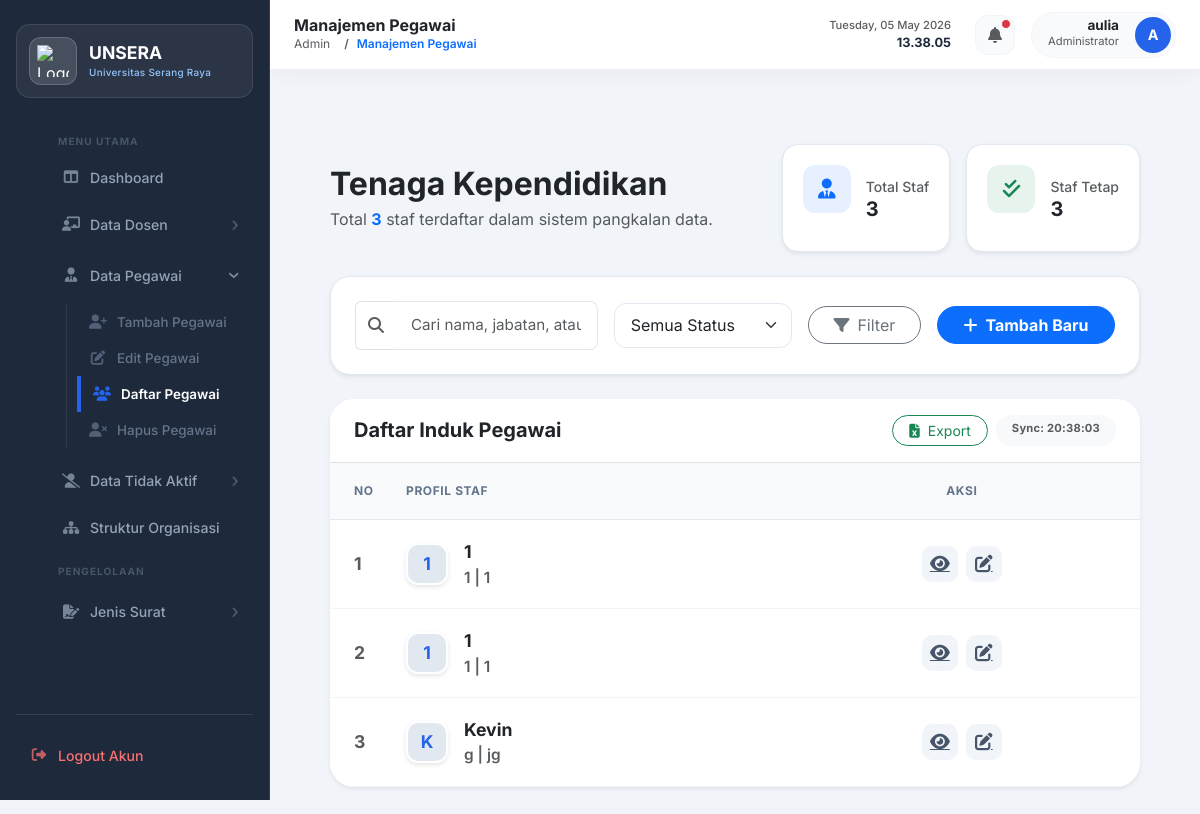
The app's page /data_pegawai.php (signed in) with its own data.
### tables this page shows
CREATE TABLE `pegawai` (
  `id` int NOT NULL AUTO_INCREMENT,
  `nama_lengkap` varchar(100) DEFAULT NULL,
  `alamat` text,
  `ttl` varchar(100) DEFAULT NULL,
  `jenis_pegawai` varchar(50) DEFAULT NULL,
  `posisi_jabatan` varchar(100) DEFAULT NULL,
  `tmt_mulai_kerja` date DEFAULT NULL,
  `tmt_tidak_kerja` date DEFAULT NULL,
  `unit_kerja` varchar(100) DEFAULT NULL,
  `pendidikan_terakhir` varchar(10) DEFAULT NULL,
  `status_pribadi` varchar(50) DEFAULT NULL,
  `riwayat_pendidikan` varchar(50) DEFAULT NULL,
  `ket_tidak_kerja` text,
  `dok_tmtk` longblob,
  `dok_tmtk_name` varchar(255) DEFAULT NULL,
  `dok_tmtk_type` varchar(100) DEFAULT NULL,
  `foto_profil` varchar(255) DEFAULT NULL,
  `status_keaktifan` varchar(32) DEFAULT 'Aktif',
  `keterangan_keaktifan` text,
  `tgl_mulai_tidak_bekerja` date DEFAULT NULL,
  `ttl_tempat` varchar(100) DEFAULT NULL,
  `ttl_tanggal` date DEFAULT NULL,
  `status_pegawai` varchar(100) DEFAULT NULL,
  `dok_ktp` varchar(255) DEFAULT NULL,
  `dok_kk` varchar(255) DEFAULT NULL,
  `dok_status_pegawai` varchar(255) DEFAULT NULL,
  `created_at` timestamp NULL DEFAULT CURRENT_TIMESTAMP,
  PRIMARY KEY (`id`)
);

### htdocs/data_pegawai.php (the view, shortened to what this page needs)
<?php
require 'db.php';
$search = $_GET['search'] ?? '';
$where_clauses = ["status_keaktifan != 'Tidak Aktif'"];
$where = " WHERE " . implode(" AND ", $where_clauses);
$data = $conn->query("SELECT * FROM pegawai $where ORDER BY id DESC");
$total_pegawai = $conn->query("SELECT COUNT(*) as total FROM pegawai WHERE status_keaktifan != 'Tidak Aktif'")->fetch_assoc()['total'];
$total_tetap = $conn->query("SELECT COUNT(*) as total FROM pegawai WHERE status_keaktifan != 'Tidak Aktif' AND status_pegawai='Tetap'")->fetch_assoc()['total'];
?>
<!DOCTYPE html>
<html lang="id">
<head>
    <link rel="stylesheet" href="style.css?v=<?= time() ?>">
    <link href="https://cdn.jsdelivr.net/npm/bootstrap@5.3.0/dist/css/bootstrap.min.css" rel="stylesheet">
    <link rel="stylesheet" href="https://cdnjs.cloudflare.com/ajax/libs/font-awesome/6.4.0/css/all.min.css">
</head>
<body>
<?php include 'components/sidebar.php'; ?>
<div class="main-content">
    <?php include 'components/navbar.php'; ?>
    <div class="container-fluid px-4 py-4">
        <div class="row g-4 mb-4 align-items-center">
            <div class="col-lg-6">
                <h1 class="h2 fw-bold text-dark mb-1">Tenaga Kependidikan</h1>
                <p class="text-muted mb-0">Total <span class="fw-bold text-primary"><?= $total_pegawai ?></span> staf terdaftar dalam sistem pangkalan data.</p>
            </div>
            <div class="col-lg-6">
                <div class="d-flex gap-3 justify-content-lg-end flex-wrap">
                    <div class="stat-mini-card shadow-sm">
                        <div class="stat-icon bg-primary bg-opacity-10 text-primary"><i class="fas fa-user-tie"></i></div>
                        <div>
                            <div class="small text-muted fw-medium">Total Staf</div>
                            <div class="h5 fw-bold mb-0"><?= $total_pegawai ?></div>
                        </div>
                    </div>
                    <div class="stat-mini-card shadow-sm">
                        <div class="stat-icon bg-success bg-opacity-10 text-success"><i class="fas fa-check-double"></i></div>
                        <div>
                            <div class="small text-muted fw-medium">Staf Tetap</div>
                            <div class="h5 fw-bold mb-0"><?= $total_tetap ?></div>
                        </div>
                    </div>
                </div>
            </div>
        </div>
        <div class="filter-section shadow-sm">
            <form method="GET" class="row g-3 align-items-center">
                <div class="col-md-4">
                    <div class="input-group">
                        <span class="input-group-text bg-transparent border-end-0 text-muted"><i class="fas fa-search"></i></span>
                        <input type="text" name="search" id="searchFilter" class="form-control border-start-0" value="<?= htmlspecialchars($search) ?>" placeholder="Cari nama, jabatan, atau unit..." onkeyup="fetchPegawai()">
                    </div>
                </div>
                <div class="col-md-3">
                    <select name="status" id="statusFilter" class="form-select" onchange="fetchPegawai()">
                        <option value="">Semua Status</option>
                    </select>
                </div>
                <div class="col-md-2">
                    <button type="submit" class="btn btn-outline-secondary w-100 rounded-pill"><i class="fas fa-filter me-2"></i>Filter</button>
                </div>
                <div class="col-md-3 d-grid">
                    <a href="input_pegawai.php" class="btn btn-primary rounded-pill fw-bold">
                        <i class="fas fa-plus me-2"></i>Tambah Baru
                    </a>
                </div>
            </form>
        </div>
        <div class="table-card shadow-sm">
            <div class="card-header bg-white py-3 px-4 d-flex justify-content-between align-items-center border-bottom">
                <h5 class="mb-0 fw-bold text-dark">Daftar Induk Pegawai</h5>
                <div class="d-flex gap-2">
                    <a href="export_pegawai.php" class="btn btn-sm btn-outline-success rounded-pill px-3"><i class="fas fa-file-excel me-1"></i> Export</a>
                    <span class="badge bg-light text-muted rounded-pill px-3 py-2" style="font-size: 0.7rem;">Sync: <span id="last-updated"><?= date('H:i:s') ?></span></span>
                </div>
            </div>
            <div class="table-responsive">
                <table class="data-table">
                    <thead>
                        <tr>
                            <th class="ps-4" style="width: 60px;">No</th>
                            <th>Profil Staf</th>
                            <th class="text-center pe-4">Aksi</th>
                        </tr>
                    </thead>
                    <tbody>
                        <?php
                        if ($data && $data->num_rows > 0) {
                            $no = 1;
                            while($row = $data->fetch_assoc()) {
                                $initials = strtoupper(substr($row['nama_lengkap'], 0, 1));
                        ?>
                        <tr>
                            <td class="ps-4 text-muted fw-bold"><?= $no++ ?></td>
                            <td>
                                <div class="d-flex align-items-center gap-3">
                                    <div class="avatar-box">
                                        <?php if(!empty($row['foto_profil'])): ?>
                                            <img src="<?= htmlspecialchars($row['foto_profil']) ?>" alt="Foto">
                                        <?php else: ?>
                                            <?= $initials ?>
                                        <?php endif; ?>
                                    </div>
                                    <div>
                                        <div class="fw-bold text-dark mb-0"><?= htmlspecialchars($row['nama_lengkap']) ?></div>
                                        <div class="small text-muted"><?= htmlspecialchars($row['posisi_jabatan'] ?? '-') ?> | <?= htmlspecialchars($row['unit_kerja'] ?? '-') ?></div>
                                    </div>
                                </div>
                            </td>
                            <td class="text-center pe-4">
                                <div class="d-flex justify-content-center gap-2">
                                    <a href="detail_pegawai.php?id=<?= $row['id'] ?>" class="btn-action" title="Detail Profil"><i class="fas fa-eye"></i></a>
                                    <a href="form_edit_pegawai.php?id=<?= $row['id'] ?>" class="btn-action" title="Edit Data"><i class="fas fa-edit"></i></a>
                                </div>
                            </td>
                        </tr>
                        <?php
                            }
                        }
                        ?>
                    </tbody>
                </table>
            </div>
        </div>
    </div>
</div>
</body>
</html>

### htdocs/style.css (style rules this page uses)
:root { --primary: #2563eb; --primary-light: #60a5fa; --primary-soft: #f1f5f9; --primary-hover: #1d4ed8; --secondary: #64748b; --accent: #3b82f6; --success: #10b981; --warning: #f59e0b; --danger: #ef4444; --bg-main: #f8fafc; --surface: #ffffff; --sidebar-bg: #1e293b; --sidebar-border: #334155; --text-main: #1e293b; --text-muted: #64748b; --border-color: #e2e8f0; --radius-sm: 8px; --radius-md: 12px; --radius-lg: 16px; --radius-xl: 24px; --shadow-sm: 0 1px 3px rgba(0,0,0,0.05); --shadow-md: 0 4px 6px -1px rgba(0,0,0,0.1), 0 2px 4px -1px rgba(0,0,0,0.06); --shadow-lg: 0 10px 15px -3px rgba(0,0,0,0.1), 0 4px 6px -2px rgba(0,0,0,0.05); --transition: all 0.3s cubic-bezier(0.4, 0, 0.2, 1); }
* { box-sizing: border-box; margin: 0; padding: 0; }
body { font-family: 'Inter', system-ui, sans-serif; background-color: var(--bg-main); color: var(--text-main); line-height: 1.6; overflow-x: hidden; }
h1, h2, h3, h4 { font-family: 'Inter', sans-serif; font-weight: 600; color: var(--text-main); }
.main-content { margin-left: 270px; padding: 120px 36px 36px; min-height: 100vh; }
.stat-icon { width: 46px; height: 46px; border-radius: 12px; display: flex; align-items: center; justify-content: center; font-size: 1.3rem; margin-bottom: 18px; }
.btn { padding: 10px 20px; border-radius: var(--radius-md); font-weight: 600; font-size: 0.88rem; cursor: pointer; transition: var(--transition); display: inline-flex; align-items: center; gap: 7px; border: 1px solid transparent; text-decoration: none; font-family: 'Inter', sans-serif; }
.btn-primary { background: var(--primary); color: white; border-color: var(--primary); }
.form-group input[type="text"], .form-group input[type="email"], .form-group input[type="date"], .form-group input[type="number"], .form-group input[type="password"], .form-group textarea, .form-group select, input[type="text"], input[type="email"], input[type="date"], input[type="number"], input[type="password"], textarea, select { width: 100%; padding: 12px 16px; border: 1.5px solid var(--border-color); border-radius: var(--radius-sm); font-size: 0.95rem; font-family: 'Inter', sans-serif; color: var(--text-main); background: #fff; transition: var(--transition); outline: none; }
table { width: 100%; border-collapse: separate; border-spacing: 0; }
th { padding: 14px 16px; background: #f8fafc; text-align: left; font-size: 0.72rem; text-transform: uppercase; letter-spacing: 0.6px; color: var(--text-muted); font-weight: 700; border-bottom: 2px solid var(--border-color); }
td { padding: 14px 16px; border-bottom: 1px solid var(--border-color); font-size: 0.9rem; vertical-align: middle; }
tr:last-child td { border-bottom: none; }
.badge { padding: 6px 14px; border-radius: 999px; font-size: 0.95rem; font-weight: 700; letter-spacing: 0.2px; display: inline-flex; align-items: center; gap: 6px; }
h1, h2, h3 { color: var(--text-main); font-weight: 800; }
table { width: 100%; border-collapse: collapse; }
th { background: #F8FAFC; padding: 18px; text-align: left; font-weight: 800; color: var(--text-muted); border-bottom: 2px solid var(--border-color); font-size: 0.8rem; text-transform: uppercase; }
td { padding: 18px; border-bottom: 1px solid #F1F5F9; font-size: 1.1rem; font-weight: 600; color: var(--text-main); }
.btn { padding: 14px 28px; border-radius: 12px; font-weight: 800; cursor: pointer; text-decoration: none; display: inline-flex; align-items: center; gap: 10px; border: none; }
.btn-primary { background: var(--primary); color: white; }
.text-center { text-align: center; }

### records on screen
pegawai: nama_lengkap "1", posisi_jabatan "1", unit_kerja "1"
pegawai: nama_lengkap "1", posisi_jabatan "1", unit_kerja "1"
pegawai: nama_lengkap "K", nama_lengkap "Kevin", posisi_jabatan "g", unit_kerja "jg"

### other values on screen
$page_title_text "Manajemen Pegawai"
$admin_nama "aulia"
$admin_initial "A"
$total_pegawai "3"
$total_tetap "3"
